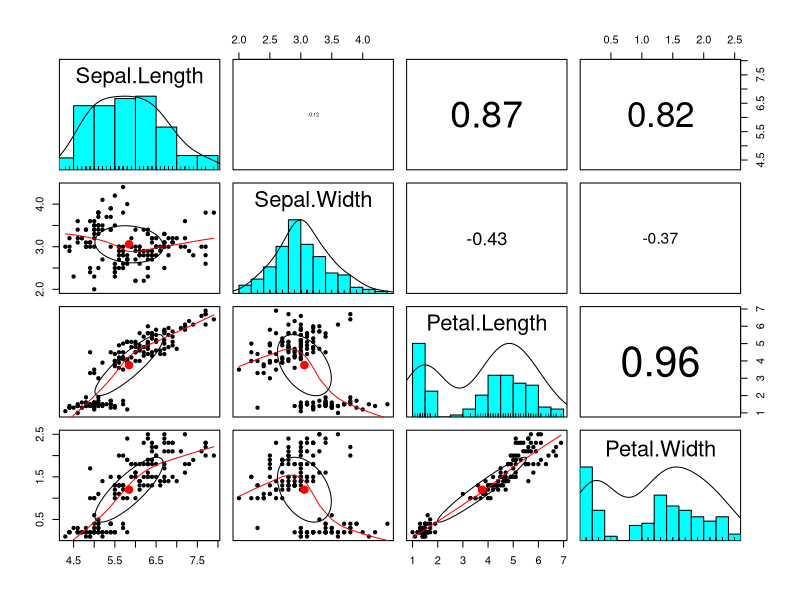
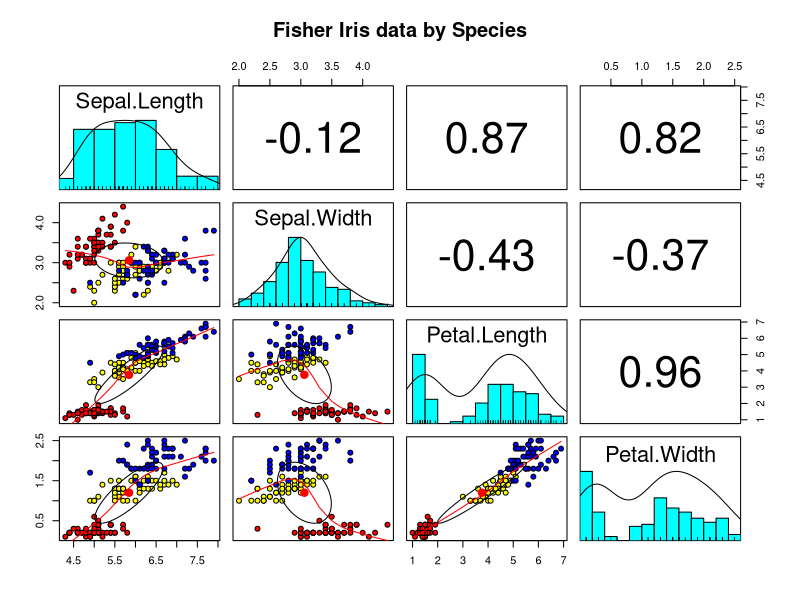
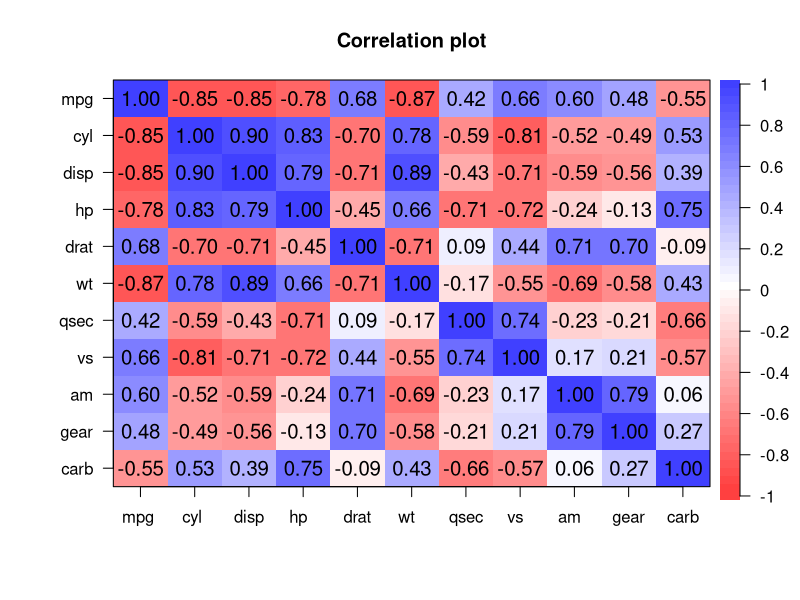
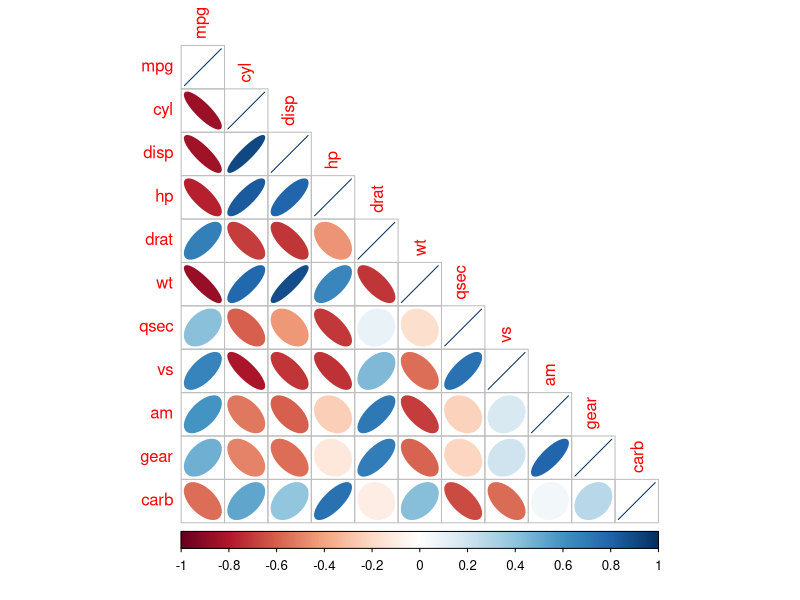
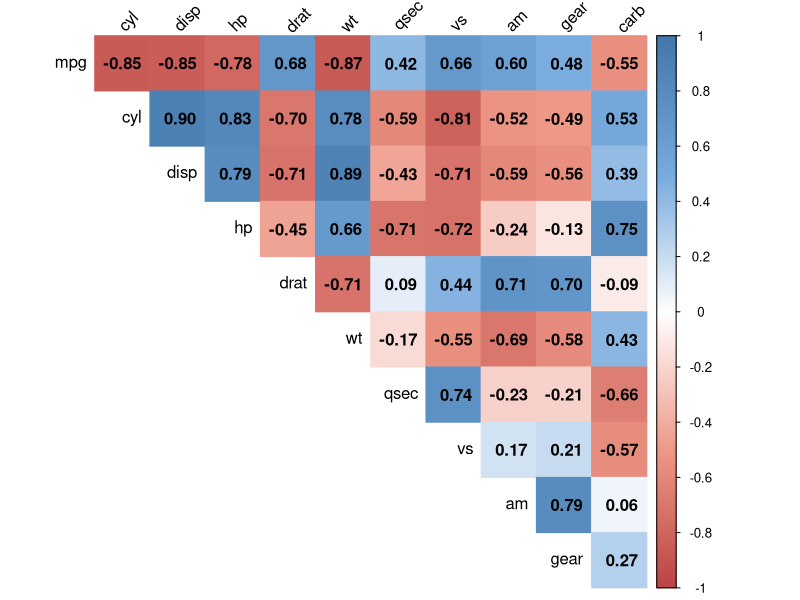
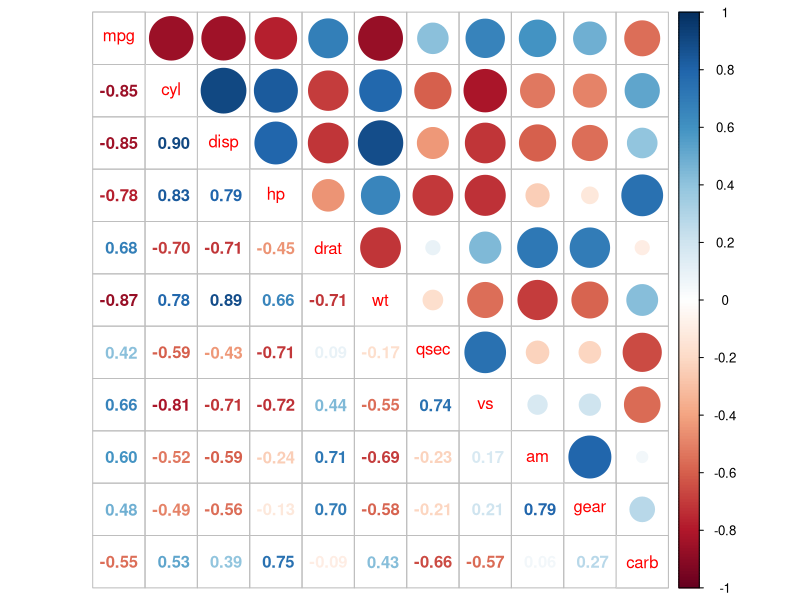
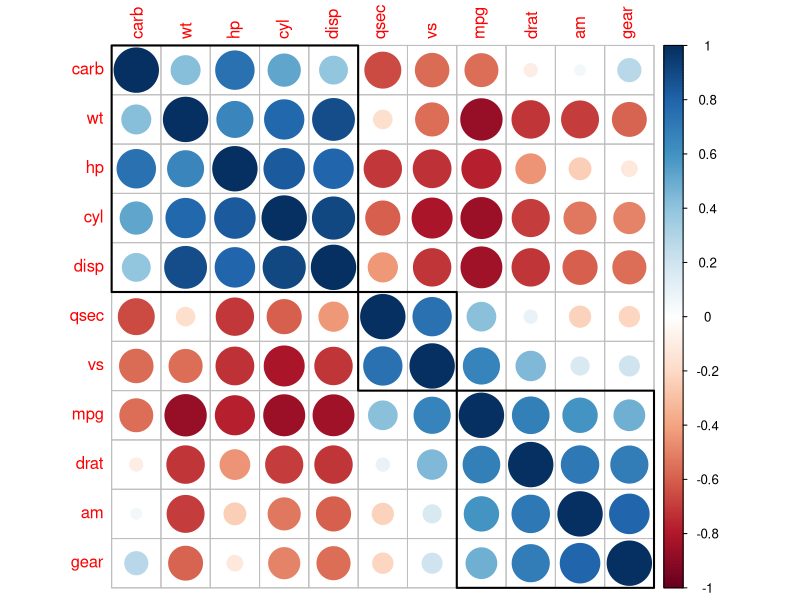
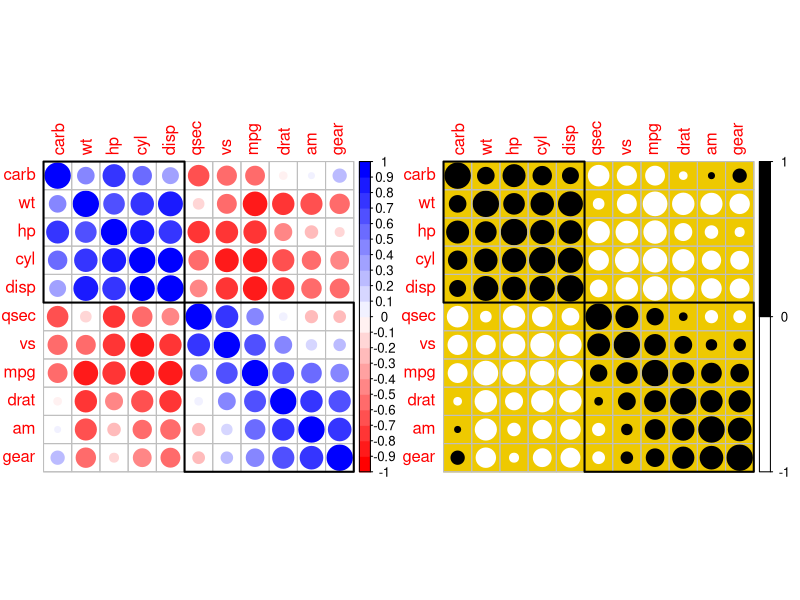

R code for these plots, in order:
install.packages("psych"); library(psych)
# 상관행렬의 시각화를 위해 psych::pairs.panel() 함수와 psych::cor.plot() 함수를 이용한다.
  # pairs.panels() : 산점도와 함께 모든 변수들간 상곤계수. 작을때 사용
  # cor.plot() : 이미지 제공. 수가 많을 때 사용
data(iris)
pairs.panels(iris[1:4], scale = T) # scale=T 하면 상관계수 크기에 따라 글자크기 달라짐
pairs.panels(iris[1:4], bg = c("red", "yellow", "blue")[iris$Species], # 그룹별로 색상지정
             pch = 21, main = "Fisher Iris data by Species")

cor.plot(cor(mtcars))

install.packages("corrplot"); library(corrplot)
# corrplot::corrplot() : 상관행렬, 신뢰구간
# corrplot::mixed() : 혼합방법으로 시각화
M <- cor(mtcars)
corrplot::corrplot(M, method = "ellipse", type = "lower")
col <- colorRampPalette(c("#BB4444", "#EE9988", "#FFFFFF", "#77AADD", "#4477AA"))
corrplot(M, method = "color", col = col(200),
         type = "upper", addCoef.col = "black",
         tl.srt = 45, tl.col = "black", diag = FALSE)
par(mfrow = c(1,1))
corrplot.mixed(M)

# 상관행렬의 재배열(숨겨진 구조와 패턴의 마이닝을 우해 중요)
  # AOE : 고유벡터의 각 순서
  # FPC : 제1주성분 순서
  # hclust : 위계적 군집 순서
  # alphabet : 알파벳 순서
corrplot(M, order = "hclust", addrect = 3)

# 컬러 스펙트럼 변경
  # 색상 palette 생성
col.1 <- colorRampPalette(c("red", "white", "blue"))
wb <- c("white", "black")
par(mfrow = c(1,2))
corrplot(M, order = "hclust", addrect = 2, col = col.1(20)) # 색상 세개로부터 20가지 색상스펙트럼 사용
corrplot(M, order = "hclust", addrect = 2, col = wb, bg = "gold2")
# 컬러 범례, 텍스트 범례
corrplot(M, order = "AOE", c1.pos = "b", t1.pos = "d", tl.srt = 60)
